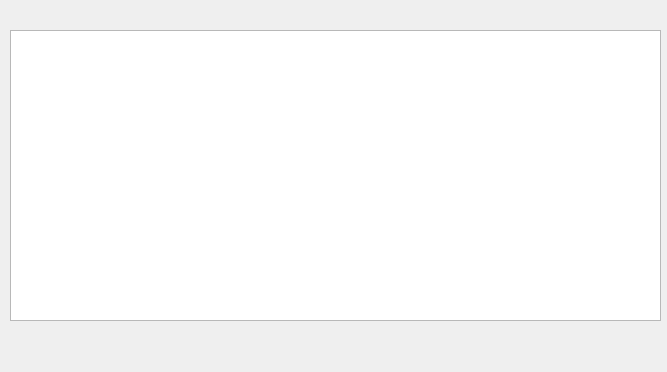
<?xml version="1.0" encoding="UTF-8"?>
<ui version="4.0">
 <class>UVsAsTableView</class>
 <widget class="QDialog" name="UVsAsTableView">
  <property name="geometry">
   <rect>
    <x>0</x>
    <y>0</y>
    <width>667</width>
    <height>372</height>
   </rect>
  </property>
  <property name="windowTitle">
   <string>Dialog</string>
  </property>
  <widget class="QTableView" name="tableView">
   <property name="geometry">
    <rect>
     <x>10</x>
     <y>30</y>
     <width>651</width>
     <height>291</height>
    </rect>
   </property>
  </widget>
 </widget>
 <resources/>
 <connections/>
</ui>
